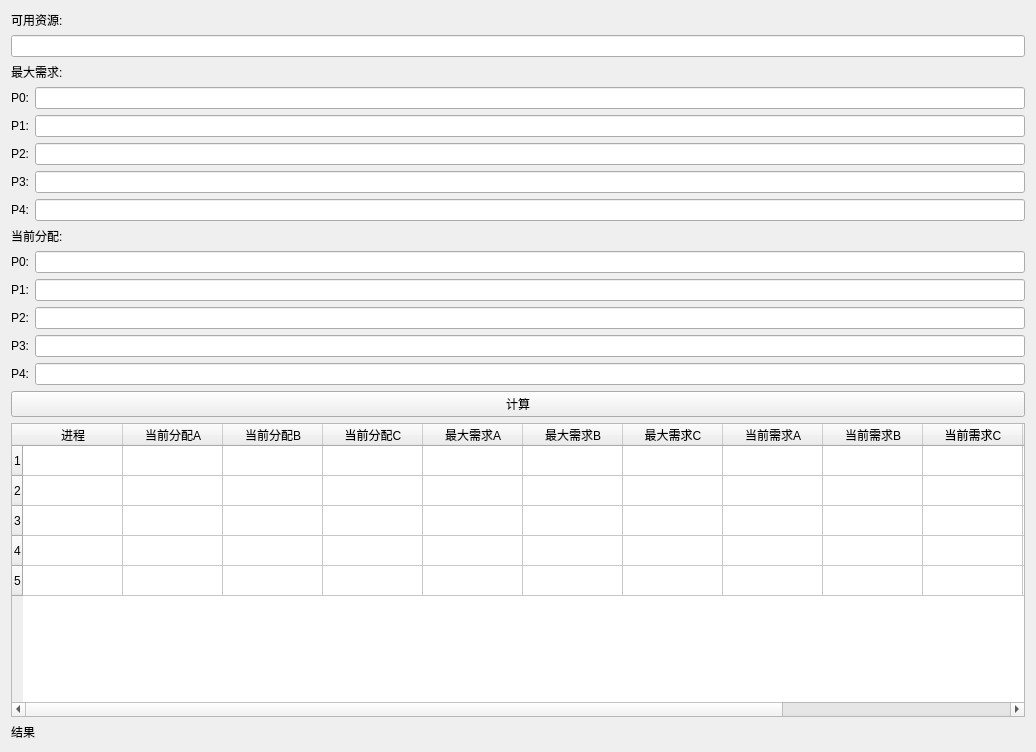
<?xml version="1.0" encoding="UTF-8"?>
<ui version="4.0">
 <class>ResourceAllocator</class>
 <widget class="QWidget" name="ResourceAllocator">
  <property name="geometry">
   <rect>
    <x>0</x>
    <y>0</y>
    <width>1036</width>
    <height>752</height>
   </rect>
  </property>
  <property name="windowTitle">
   <string>Resource Allocator</string>
  </property>
  <layout class="QVBoxLayout" name="verticalLayout">
   <item>
    <widget class="QLabel" name="labelAvailable">
     <property name="text">
      <string>可用资源:</string>
     </property>
    </widget>
   </item>
   <item>
    <widget class="QLineEdit" name="availableInput"/>
   </item>
   <item>
    <widget class="QLabel" name="labelMax">
     <property name="text">
      <string>最大需求:</string>
     </property>
    </widget>
   </item>
   <item>
    <layout class="QFormLayout" name="formLayoutMax">
     <item row="0" column="0">
      <widget class="QLabel" name="labelMax0">
       <property name="text">
        <string>P0:</string>
       </property>
      </widget>
     </item>
     <item row="0" column="1">
      <widget class="QLineEdit" name="maxInputs_0"/>
     </item>
     <item row="1" column="0">
      <widget class="QLabel" name="labelMax1">
       <property name="text">
        <string>P1:</string>
       </property>
      </widget>
     </item>
     <item row="1" column="1">
      <widget class="QLineEdit" name="maxInputs_1"/>
     </item>
     <item row="2" column="0">
      <widget class="QLabel" name="labelMax2">
       <property name="text">
        <string>P2:</string>
       </property>
      </widget>
     </item>
     <item row="2" column="1">
      <widget class="QLineEdit" name="maxInputs_2"/>
     </item>
     <item row="3" column="0">
      <widget class="QLabel" name="labelMax3">
       <property name="text">
        <string>P3:</string>
       </property>
      </widget>
     </item>
     <item row="3" column="1">
      <widget class="QLineEdit" name="maxInputs_3"/>
     </item>
     <item row="4" column="0">
      <widget class="QLabel" name="labelMax4">
       <property name="text">
        <string>P4:</string>
       </property>
      </widget>
     </item>
     <item row="4" column="1">
      <widget class="QLineEdit" name="maxInputs_4"/>
     </item>
    </layout>
   </item>
   <item>
    <widget class="QLabel" name="labelAllocation">
     <property name="text">
      <string>当前分配:</string>
     </property>
    </widget>
   </item>
   <item>
    <layout class="QFormLayout" name="formLayoutAllocation">
     <item row="0" column="0">
      <widget class="QLabel" name="labelAllocation0">
       <property name="text">
        <string>P0:</string>
       </property>
      </widget>
     </item>
     <item row="0" column="1">
      <widget class="QLineEdit" name="allocationInputs_0"/>
     </item>
     <item row="2" column="0">
      <widget class="QLabel" name="labelAllocation1">
       <property name="text">
        <string>P1:</string>
       </property>
      </widget>
     </item>
     <item row="2" column="1">
      <widget class="QLineEdit" name="allocationInputs_1"/>
     </item>
     <item row="3" column="0">
      <widget class="QLabel" name="labelAllocation2">
       <property name="text">
        <string>P2:</string>
       </property>
      </widget>
     </item>
     <item row="3" column="1">
      <widget class="QLineEdit" name="allocationInputs_2"/>
     </item>
     <item row="5" column="0">
      <widget class="QLabel" name="labelAllocation3">
       <property name="text">
        <string>P3:</string>
       </property>
      </widget>
     </item>
     <item row="5" column="1">
      <widget class="QLineEdit" name="allocationInputs_3"/>
     </item>
     <item row="6" column="0">
      <widget class="QLabel" name="labelAllocation4">
       <property name="text">
        <string>P4:</string>
       </property>
      </widget>
     </item>
     <item row="6" column="1">
      <widget class="QLineEdit" name="allocationInputs_4"/>
     </item>
    </layout>
   </item>
   <item>
    <widget class="QPushButton" name="calculateButton">
     <property name="text">
      <string>计算</string>
     </property>
    </widget>
   </item>
   <item>
    <widget class="QTableWidget" name="resourceTable">
     <property name="rowCount">
      <number>5</number>
     </property>
     <property name="columnCount">
      <number>13</number>
     </property>
     <row/>
     <row/>
     <row/>
     <row/>
     <row/>
     <column>
      <property name="text">
       <string>进程</string>
      </property>
     </column>
     <column>
      <property name="text">
       <string>当前分配A</string>
      </property>
     </column>
     <column>
      <property name="text">
       <string>当前分配B</string>
      </property>
     </column>
     <column>
      <property name="text">
       <string>当前分配C</string>
      </property>
     </column>
     <column>
      <property name="text">
       <string>最大需求A</string>
      </property>
     </column>
     <column>
      <property name="text">
       <string>最大需求B</string>
      </property>
     </column>
     <column>
      <property name="text">
       <string>最大需求C</string>
      </property>
     </column>
     <column>
      <property name="text">
       <string>当前需求A</string>
      </property>
     </column>
     <column>
      <property name="text">
       <string>当前需求B</string>
      </property>
     </column>
     <column>
      <property name="text">
       <string>当前需求C</string>
      </property>
     </column>
     <column>
      <property name="text">
       <string>可用资源A</string>
      </property>
     </column>
     <column>
      <property name="text">
       <string>可用资源B</string>
      </property>
     </column>
     <column>
      <property name="text">
       <string>可用资源C</string>
      </property>
     </column>
    </widget>
   </item>
   <item>
    <widget class="QLabel" name="resultLabel">
     <property name="text">
      <string>结果</string>
     </property>
    </widget>
   </item>
  </layout>
 </widget>
 <resources/>
 <connections>
  <connection>
   <sender>calculateButton</sender>
   <signal>clicked()</signal>
   <receiver>ResourceAllocator</receiver>
   <slot>handleCalculateButtonClicked()</slot>
   <hints>
    <hint type="sourcelabel">
     <x>20</x>
     <y>20</y>
    </hint>
    <hint type="destinationlabel">
     <x>20</x>
     <y>20</y>
    </hint>
   </hints>
  </connection>
 </connections>
 <slots>
  <slot>handleCalculateButtonClicked()</slot>
 </slots>
</ui>
